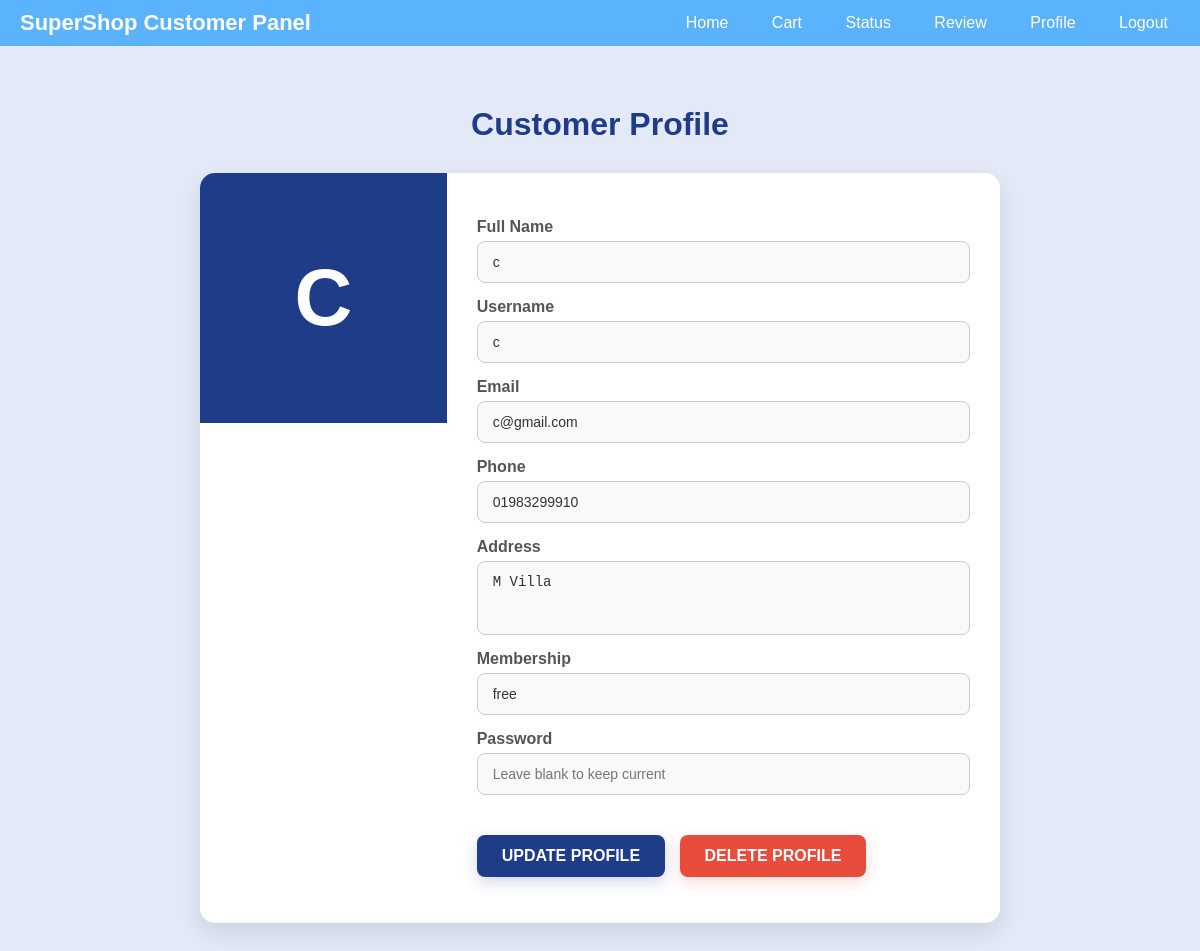
/Php/Domain/profile.php (signed in), run on the app's committed database.
### tables this page shows
CREATE TABLE `users` (
  `id` int(11) NOT NULL,
  `fullname` varchar(100) NOT NULL,
  `username` varchar(50) NOT NULL,
  `email` varchar(100) NOT NULL,
  `phone` varchar(20) DEFAULT NULL,
  `address` varchar(255) DEFAULT NULL,
  `password` varchar(255) NOT NULL,
  `created_at` timestamp NOT NULL DEFAULT current_timestamp(),
  `membership` varchar(50) NOT NULL DEFAULT 'free'
);

### Php/Domain/profile.php (the view, shortened to what this page needs)
<?php
include("../../Connection/db.php");
$role = $_SESSION['role'];
$usernameVal = $_SESSION['userid'];
$table = $role === 'vendor' ? 'vendors' : 'users';
if (isset($_SESSION['role'])) {
    if ($_SESSION['role'] === 'customer') {
        include("../DomainCustomer/navbar.php");
    } elseif ($_SESSION['role'] === 'vendor') {
        include("../DomainVendor/navbar.php");
    } elseif ($_SESSION['role'] === 'admin') {
        include("../DomainAdmin/navbar.php");
    }
} else {
    include("../Includes/navbar.php");
}
$res = mysqli_query($conn, "SELECT * FROM $table WHERE username='".mysqli_real_escape_string($conn, $usernameVal)."'");
$profile = mysqli_fetch_assoc($res);
?>
<!DOCTYPE html>
<html lang="en">
<head>
    <link rel="stylesheet" href="../../Asset/Css/Domain/profile.css">
</head>
<body>
<main class="profile-container">
    <h2><?= ucfirst($role) ?> Profile</h2>
    <div class="profile-card">
        <div class="profile-picture"><?= substr($profile['fullname'],0,1) ?></div>
        <div class="profile-details">
            <form method="POST">
                <label>Full Name</label>
                <input type="text" name="fullname" value="<?= htmlspecialchars($profile['fullname']) ?>" required>
                <label>Username</label>
                <input type="text" name="username" value="<?= htmlspecialchars($profile['username']) ?>" required>
                <label>Email</label>
                <input type="email" name="email" value="<?= htmlspecialchars($profile['email']) ?>" required>
                <label>Phone</label>
                <input type="text" name="phone" value="<?= htmlspecialchars($profile['phone']) ?>">
                <label>Address</label>
                <textarea name="address" rows="3"><?= htmlspecialchars($profile['address']) ?></textarea>
                <?php if($role === 'vendor'): ?>
                    <label>Experience</label>
                    <input type="text" name="experience" value="<?= htmlspecialchars($profile['experience']) ?>">
                <?php else: ?>
                    <label>Membership</label>
                    <input type="text" name="membership" value="<?= htmlspecialchars($profile['membership']) ?>">
                <?php endif; ?>
                <label>Password</label>
                <input type="password" name="password" placeholder="Leave blank to keep current">
                <div style="margin-top:20px;">
                    <button type="submit" name="update" class="btn">Update Profile</button>
                    <button type="submit" name="delete" class="btn delete-btn" onclick="return confirm('Are you sure?')">Delete Profile</button>
                </div>
            </form>
        </div>
    </div>
</main>
</body>
</html>

### Asset/Css/Domain/profile.css (style rules this page uses)
body { font-family: 'Poppins', sans-serif; background: #e4e9f7; margin: 0; padding: 0; color: #333; }
.profile-container { max-width: 800px; margin: 60px auto; padding: 0 20px; }
.profile-container h2 { text-align: center; font-size: 2em; margin-bottom: 30px; color: #1f3c88; }
.profile-card { display: flex; flex-wrap: wrap; background: #fff; border-radius: 15px; box-shadow: 0 10px 25px rgba(0,0,0,0.1); overflow: hidden; transition: transform 0.3s; }
.profile-picture { flex: 1 1 200px; background: #1f3c88; display: flex; align-items: center; justify-content: center; color: #fff; font-size: 5em; font-weight: bold; text-transform: uppercase; height: 100%; min-height: 250px; }
.profile-details { flex: 2 1 400px; padding: 30px; }
.profile-details label { display: block; font-weight: 600; margin-top: 15px; color: #555; }
.profile-details input, .profile-details textarea { width: 100%; padding: 12px 15px; margin-top: 5px; border-radius: 8px; border: 1px solid #ccc; font-size: 14px; background-color: #f9f9f9; color: #333; }
.profile-details textarea { resize: none; }
.profile-details .btn { display: inline-block; padding: 12px 25px; margin-right: 10px; margin-top: 20px; font-size: 16px; font-weight: 600; text-transform: uppercase; border: none; border-radius: 8px; cursor: pointer; transition: all 0.3s ease; box-shadow: 0 5px 15px rgba(31, 60, 136, 0.2); background: #1f3c88; color: #fff; }
.profile-details .delete-btn { background: #e74c3c; box-shadow: 0 5px 15px rgba(231, 76, 60, 0.2); }

### data on the page
users: fullname "C", fullname "c", username "c", email "c@gmail.com", phone "01983299910", address "M Villa", membership "free"

### other printed values
$role "Customer"
